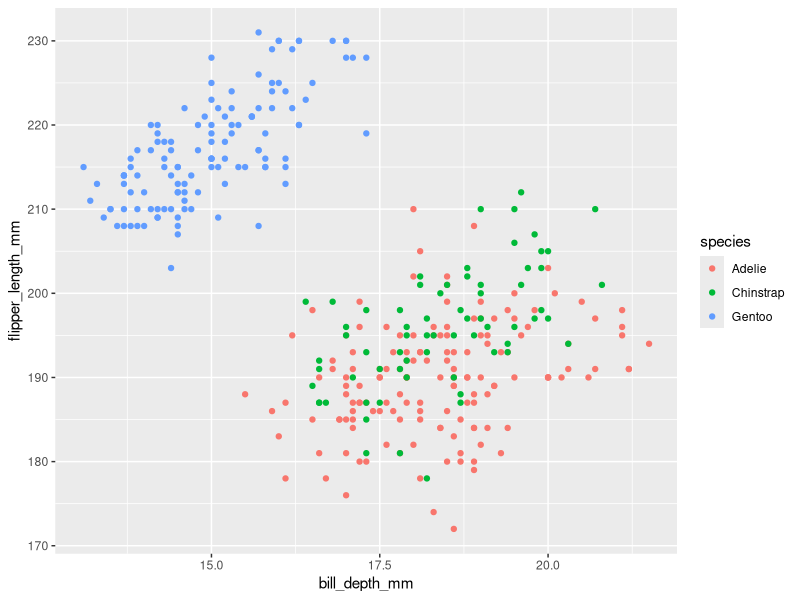

Generate this figure with R:
## ---- chunk 1
# Libraries
     library(tidyverse)
     library(palmerpenguins)

# Examining the relationship between bill length and flipper length.
library(palmerpenguins)
data(package = 'palmerpenguins')
ggplot(penguins, aes(x = bill_depth_mm , y = flipper_length_mm, color = species)) +
  geom_point()

